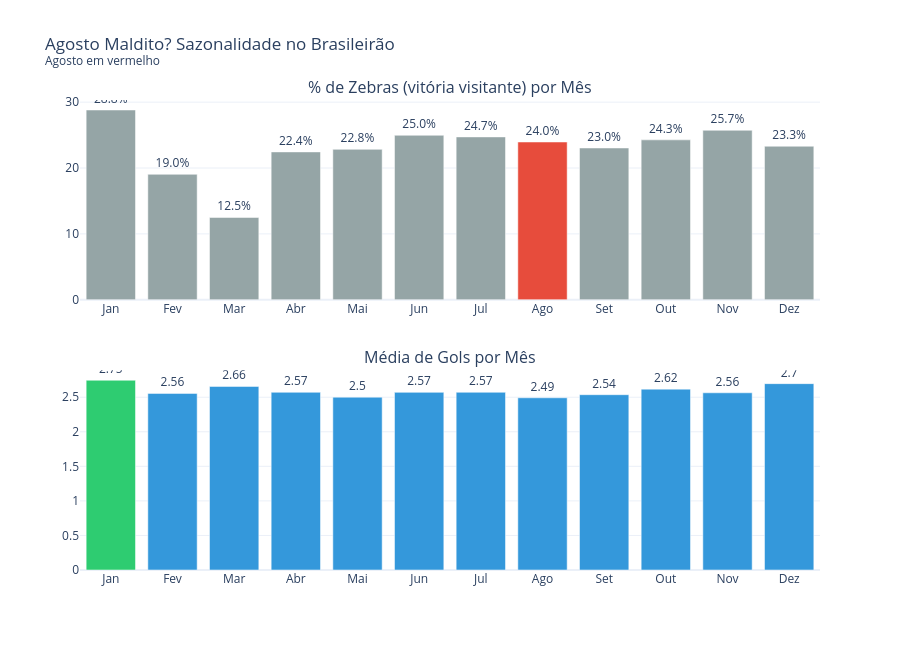

The notebook cell this image was saved under:
### Code cell
# AGOSTO MALDITO
# Definir 'zebra': mandante perde (já que mandante é favorito ~50% das vezes)
# Ou podemos calcular por 'vitória do visitante' que é resultado menos esperado
MESES_PT = {1: 'Jan', 2: 'Fev', 3: 'Mar', 4: 'Abr', 5: 'Mai', 6: 'Jun',
            7: 'Jul', 8: 'Ago', 9: 'Set', 10: 'Out', 11: 'Nov', 12: 'Dez'}
df['mes_pt'] = df['mes'].map(MESES_PT)

df['zebra'] = df['mandante_Placar'] < df['visitante_Placar']  # Visitante vence = zebra

zebra_mes = df.groupby('mes').agg(
    pct_zebra=('zebra', 'mean'),
    jogos=('ID', 'count'),
    media_gols=('total_gols', 'mean')
).reset_index()
zebra_mes['mes_pt'] = zebra_mes['mes'].map(MESES_PT)
zebra_mes['pct_zebra'] *= 100

fig2 = make_subplots(rows=2, cols=1, 
                     subplot_titles=['% de Zebras (vitória visitante) por Mês', 
                                     'Média de Gols por Mês'],
                     vertical_spacing=0.15)

fig2.add_trace(go.Bar(
    x=zebra_mes['mes_pt'],
    y=zebra_mes['pct_zebra'],
    marker_color=['#e74c3c' if m == 8 else '#95a5a6' for m in zebra_mes['mes']],
    text=zebra_mes['pct_zebra'].round(1).astype(str) + '%',
    textposition='outside',
    hovertemplate='%{x}: %{y:.1f}% zebras<extra></extra>'
), row=1, col=1)

fig2.add_trace(go.Bar(
    x=zebra_mes['mes_pt'],
    y=zebra_mes['media_gols'],
    marker_color=['#2ecc71' if g == zebra_mes['media_gols'].max() else '#3498db'
                  for g in zebra_mes['media_gols']],
    text=zebra_mes['media_gols'].round(2),
    textposition='outside',
    hovertemplate='%{x}: %{y:.2f} gols/jogo<extra></extra>'
), row=2, col=1)

fig2.update_layout(
    title='Agosto Maldito? Sazonalidade no Brasileirão<br><sup>Agosto em vermelho</sup>',
    template='plotly_white',
    width=900,
    height=650,
    showlegend=False
)

fig2.show()
path = '../charts/sazonalidade.html'
fig2.write_html(path, include_plotlyjs='cdn')

# Adiciona descrição estatística
_desc = "Análise sazonal da taxa de zebras e média de gols por mês, testando a hipótese do 'agosto maldito'. Março apresenta o menor percentual de zebras (outlier inferior)."
with open(path) as f:
    html = f.read()
html = html.replace('<div>', f'<p style="text-align:center;color:#666;font-size:13px;font-family:sans-serif;margin:8px 0 0 0;">{_desc}</p>\n<div>', 1)
with open(path, 'w') as f:
    f.write(html)

print('Gráfico exportado: charts/sazonalidade.html')

### Figure 1 — Plotly figure (JSON) as saved in the notebook; plotly's stock layout.template omitted (floating-point values rounded to 4 significant figures)
{"data": [{"hovertemplate": "%{x}: %{y:.1f}% zebras<extra></extra>", "marker": {"color": ["#95a5a6", "#95a5a6", "#95a5a6", "#95a5a6", "#95a5a6", "#95a5a6", "#95a5a6", "#e74c3c", "#95a5a6", "#95a5a6", "#95a5a6", "#95a5a6"]}, "text": ["28.8%", "19.0%", "12.5%", "22.4%", "22.8%", "25.0%", "24.7%", "24.0%", "23.0%", "24.3%", "25.7%", "23.3%"], "textposition": "outside", "type": "bar", "x": ["Jan", "Fev", "Mar", "Abr", "Mai", "Jun", "Jul", "Ago", "Set", "Out", "Nov", "Dez"], "xaxis": "x", "y": [28.81, 19.05, 12.5, 22.45, 22.83, 24.97, 24.73, 23.95, 23.05, 24.28, 25.73, 23.31], "yaxis": "y"}, {"hovertemplate": "%{x}: %{y:.2f} gols/jogo<extra></extra>", "marker": {"color": ["#2ecc71", "#3498db", "#3498db", "#3498db", "#3498db", "#3498db", "#3498db", "#3498db", "#3498db", "#3498db", "#3498db", "#3498db"]}, "text": [2.75, 2.56, 2.66, 2.57, 2.5, 2.57, 2.57, 2.49, 2.54, 2.62, 2.56, 2.7], "textposition": "outside", "type": "bar", "x": ["Jan", "Fev", "Mar", "Abr", "Mai", "Jun", "Jul", "Ago", "Set", "Out", "Nov", "Dez"], "xaxis": "x2", "y": [2.746, 2.556, 2.656, 2.571, 2.501, 2.571, 2.572, 2.492, 2.537, 2.617, 2.564, 2.697], "yaxis": "y2"}], "layout": {"annotations": [{"font": {"size": 16}, "showarrow": false, "text": "% de Zebras (vitória visitante) por Mês", "x": 0.5, "xanchor": "center", "xref": "paper", "y": 1.0, "yanchor": "bottom", "yref": "paper"}, {"font": {"size": 16}, "showarrow": false, "text": "Média de Gols por Mês", "x": 0.5, "xanchor": "center", "xref": "paper", "y": 0.425, "yanchor": "bottom", "yref": "paper"}], "height": 650, "showlegend": false, "title": {"text": "Agosto Maldito? Sazonalidade no Brasileirão<br><sup>Agosto em vermelho</sup>"}, "width": 900, "xaxis": {"anchor": "y", "domain": [0.0, 1.0]}, "xaxis2": {"anchor": "y2", "domain": [0.0, 1.0]}, "yaxis": {"anchor": "x", "domain": [0.575, 1.0]}, "yaxis2": {"anchor": "x2", "domain": [0.0, 0.425]}}}
